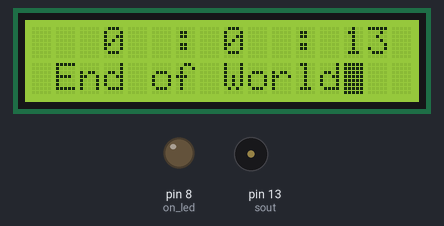
A sketch run on a simulated Arduino Uno, built with avr-gcc and run on an emulated ATmega328P. Parts: 16×2 character LCD, output pins drawn as LEDs (lit = HIGH), buzzer (waves = sounding).

Above: at 0.1 s.
At 6.2 s:
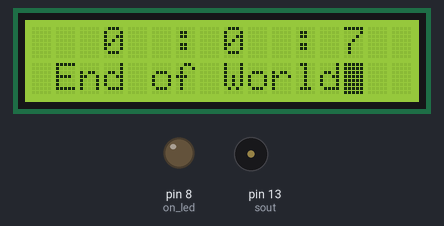
At 13.2 s:
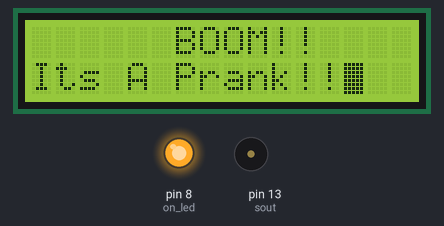
At 35.4 s:
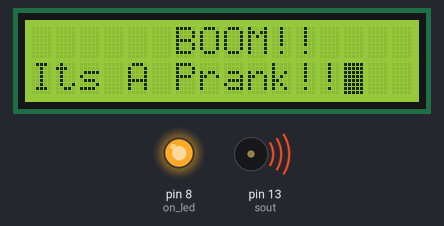
Timing chart, 0 to 40.0 s (numbered marks = the images above):
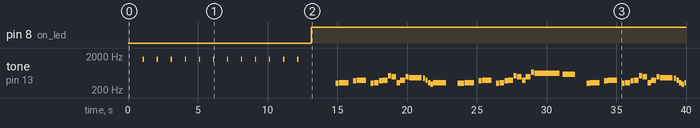

The sketch:

Custom_inpput_countdown.ino
```cpp
/*
  LiquidCrystal Library - Hello World

 Demonstrates the use a 16x2 LCD display.  The LiquidCrystal
 library works with all LCD displays that are compatible with the
 Hitachi HD44780 driver. There are many of them out there, and you
 can usually tell them by the 16-pin interface.

 This sketch prints "Hello World!" to the LCD
 and shows the time.

  The circuit:
 * LCD RS pin to digital pin 12
 * LCD Enable pin to digital pin 11
 * LCD D4 pin to digital pin 5
 * LCD D5 pin to digital pin 4
 * LCD D6 pin to digital pin 3
 * LCD D7 pin to digital pin 2
 * LCD R/W pin to ground
 * LCD VSS pin to ground
 * LCD VCC pin to 5V
 * 10K resistor:
 * ends to +5V and ground
 * wiper to LCD VO pin (pin 3)
 * Speaker output from pin 13 to ground
*/


#include"pp.h"
#include <LiquidCrystal.h>
int h=0;
int m=0;
int s=13;
int sout=13; //speaker output
int on_led=8;
void beeps() {
tone(sout, 2600, 44);
delay(90);
tone(sout, 2600, 44);
delay(90);
tone(sout, 2600, 44);
delay(2000);
tone(sout, 2600, 44);
delay(90);
tone(sout, 2600, 44);
delay(90);
tone(sout, 2600, 44);
}
 void countdown(void) {

if(s==0) {
s=59;
m-=1;
if(m==0&&h>0) {
m=59;
h-=1;
}
}else {
s--;
}
 }


const int rs = 12, en = 11, d4 = 5, d5 = 4, d6 = 3, d7 = 2;
LiquidCrystal lcd(rs, en, d4, d5, d6, d7);

void setup() {
  speak(sout);
  pinMode(on_led,OUTPUT);


  lcd.begin(16, 2);
  Serial.begin(9600);

}
int flag=1;
void loop() {

 if(h==0&&m==0&&s==0) {
    lcd.clear();

  lcd.setCursor(70,1);
  lcd.print("BOOM!!");
    lcd.setCursor(0,1);
  lcd.print("Its A Prank!!");
 digitalWrite(on_led,HIGH);
ppt();
//beeps();
//delay(1000);

return 0;

}else {

  lcd.clear();
  lcd.setCursor(1, 0);
    lcd.print("  ");
  lcd.print(h);
  lcd.print("  : ");
  lcd.print(m);
  lcd.print("  : ");
  lcd.print(s);
 countdown();
 lcd.setCursor(1, 11);
    lcd.print("End of World");
    lcd.blink();
}


delay(1000);
tone(sout, 1600, 90);


  }
```

pp.h
```cpp
#define NOTE_B0  31
#define NOTE_C1  33
#define NOTE_CS1 35
#define NOTE_D1  37
#define NOTE_DS1 39
#define NOTE_E1  41
#define NOTE_F1  44
#define NOTE_FS1 46
#define NOTE_G1  49
#define NOTE_GS1 52
#define NOTE_A1  55
#define NOTE_AS1 58
#define NOTE_B1  62
#define NOTE_C2  65
#define NOTE_CS2 69
#define NOTE_D2  73
#define NOTE_DS2 78
#define NOTE_E2  82
#define NOTE_F2  87
#define NOTE_FS2 93
#define NOTE_G2  98
#define NOTE_GS2 104
#define NOTE_A2  110
#define NOTE_AS2 117
#define NOTE_B2  123
#define NOTE_C3  131
#define NOTE_CS3 139
#define NOTE_D3  147
#define NOTE_DS3 156
#define NOTE_E3  165
#define NOTE_F3  175
#define NOTE_FS3 185
#define NOTE_G3  196
#define NOTE_GS3 208
#define NOTE_A3  220
#define NOTE_AS3 233
#define NOTE_B3  247
#define NOTE_C4  262
#define NOTE_CS4 277
#define NOTE_D4  294
#define NOTE_DS4 311
#define NOTE_E4  330
#define NOTE_F4  349
#define NOTE_FS4 370
#define NOTE_G4  392
#define NOTE_GS4 415
#define NOTE_A4  440
#define NOTE_AS4 466
#define NOTE_B4  494
#define NOTE_C5  523
#define NOTE_CS5 554
#define NOTE_D5  587
#define NOTE_DS5 622
#define NOTE_E5  659
#define NOTE_F5  698
#define NOTE_FS5 740
#define NOTE_G5  784
#define NOTE_GS5 831
#define NOTE_A5  880
#define NOTE_AS5 932
#define NOTE_B5  988
#define NOTE_C6  1047
#define NOTE_CS6 1109
#define NOTE_D6  1175
#define NOTE_DS6 1245
#define NOTE_E6  1319
#define NOTE_F6  1397
#define NOTE_FS6 1480
#define NOTE_G6  1568
#define NOTE_GS6 1661
#define NOTE_A6  1760
#define NOTE_AS6 1865
#define NOTE_B6  1976
#define NOTE_C7  2093
#define NOTE_CS7 2217
#define NOTE_D7  2349
#define NOTE_DS7 2489
#define NOTE_E7  2637
#define NOTE_F7  2794
#define NOTE_FS7 2960
#define NOTE_G7  3136
#define NOTE_GS7 3322
#define NOTE_A7  3520
#define NOTE_AS7 3729
#define NOTE_B7  3951
#define NOTE_C8  4186
#define NOTE_CS8 4435
#define NOTE_D8  4699
#define NOTE_DS8 4978
#define REST      0


// change this to make the song slower or faster
int tempo = 120;

// change this to whichever pin you want to use
int buzzer;

// notes of the moledy followed by the duration.
// a 4 means a quarter note, 8 an eighteenth , 16 sixteenth, so on
// !!negative numbers are used to represent dotted notes,
// so -4 means a dotted quarter note, that is, a quarter plus an eighteenth!!
int melody[] = {

  // Pink Panther theme
  // Score available at https://musescore.com/benedictsong/the-pink-panther
  // Theme by Masato Nakamura, arranged by Teddy Mason

  REST,2, REST,4, REST,8, NOTE_DS4,8,
  NOTE_E4,-4, REST,8, NOTE_FS4,8, NOTE_G4,-4, REST,8, NOTE_DS4,8,
  NOTE_E4,-8, NOTE_FS4,8,  NOTE_G4,-8, NOTE_C5,8, NOTE_B4,-8, NOTE_E4,8, NOTE_G4,-8, NOTE_B4,8,
  NOTE_AS4,2, NOTE_A4,-16, NOTE_G4,-16, NOTE_E4,-16, NOTE_D4,-16,
  NOTE_E4,2, REST,4, REST,8, NOTE_DS4,4,

  NOTE_E4,-4, REST,8, NOTE_FS4,8, NOTE_G4,-4, REST,8, NOTE_DS4,8,
  NOTE_E4,-8, NOTE_FS4,8,  NOTE_G4,-8, NOTE_C5,8, NOTE_B4,-8, NOTE_G4,8, NOTE_B4,-8, NOTE_E5,8,
  NOTE_DS5,1,
  NOTE_D5,2, REST,4, REST,8, NOTE_DS4,8,
  NOTE_E4,-4, REST,8, NOTE_FS4,8, NOTE_G4,-4, REST,8, NOTE_DS4,8,
  NOTE_E4,-8, NOTE_FS4,8,  NOTE_G4,-8, NOTE_C5,8, NOTE_B4,-8, NOTE_E4,8, NOTE_G4,-8, NOTE_B4,8,

  NOTE_AS4,2, NOTE_A4,-16, NOTE_G4,-16, NOTE_E4,-16, NOTE_D4,-16,
  NOTE_E4,-4, REST,4,
  REST,4, NOTE_E5,-8, NOTE_D5,8, NOTE_B4,-8, NOTE_A4,8, NOTE_G4,-8, NOTE_E4,-8,
  NOTE_AS4,16, NOTE_A4,-8, NOTE_AS4,16, NOTE_A4,-8, NOTE_AS4,16, NOTE_A4,-8, NOTE_AS4,16, NOTE_A4,-8,
  NOTE_G4,-16, NOTE_E4,-16, NOTE_D4,-16, NOTE_E4,16, NOTE_E4,16, NOTE_E4,2,

};

// sizeof gives the number of bytes, each int value is composed of two bytes (16 bits)
// there are two values per note (pitch and duration), so for each note there are four bytes
int notes = sizeof(melody) / sizeof(melody[0]) / 2;

// this calculates the duration of a whole note in ms
int wholenote = (60000 * 4) / tempo;

int divider = 0, noteDuration = 0;

void ppt() {
   // iterate over the notes of the melody.
  // Remember, the array is twice the number of notes (notes + durations)
  for (int thisNote = 0; thisNote < notes * 2; thisNote = thisNote + 2) {

    // calculates the duration of each note
    divider = melody[thisNote + 1];
    if (divider > 0) {
      // regular note, just proceed
      noteDuration = (wholenote) / divider;
    } else if (divider < 0) {
      // dotted notes are represented with negative durations!!
      noteDuration = (wholenote) / abs(divider);
      noteDuration *= 1.5; // increases the duration in half for dotted notes
    }

    // we only play the note for 90% of the duration, leaving 10% as a pause
    tone(buzzer, melody[thisNote], noteDuration * 0.9);

    // Wait for the specief duration before playing the next note.
    delay(noteDuration);

    // stop the waveform generation before the next note.
    noTone(buzzer);
  }
}

void speak(int a) {
buzzer=a;

}
```

Measured:
- by itself, pin 8 (on_led): LOW → HIGH at 13.1 s
- by itself, tone on pin 13 (sout): plays 1600 Hz for 0.09 s, 1600 Hz for 0.09 s, 1600 Hz for 0.09 s, 1600 Hz for 0.09 s, 1600 Hz for 0.09 s, 1600 Hz for 0.09 s … (65 notes in this stretch)
- what the display in image 1 shows lasts 1.0 s, from 6.1 s to 7.1 s
